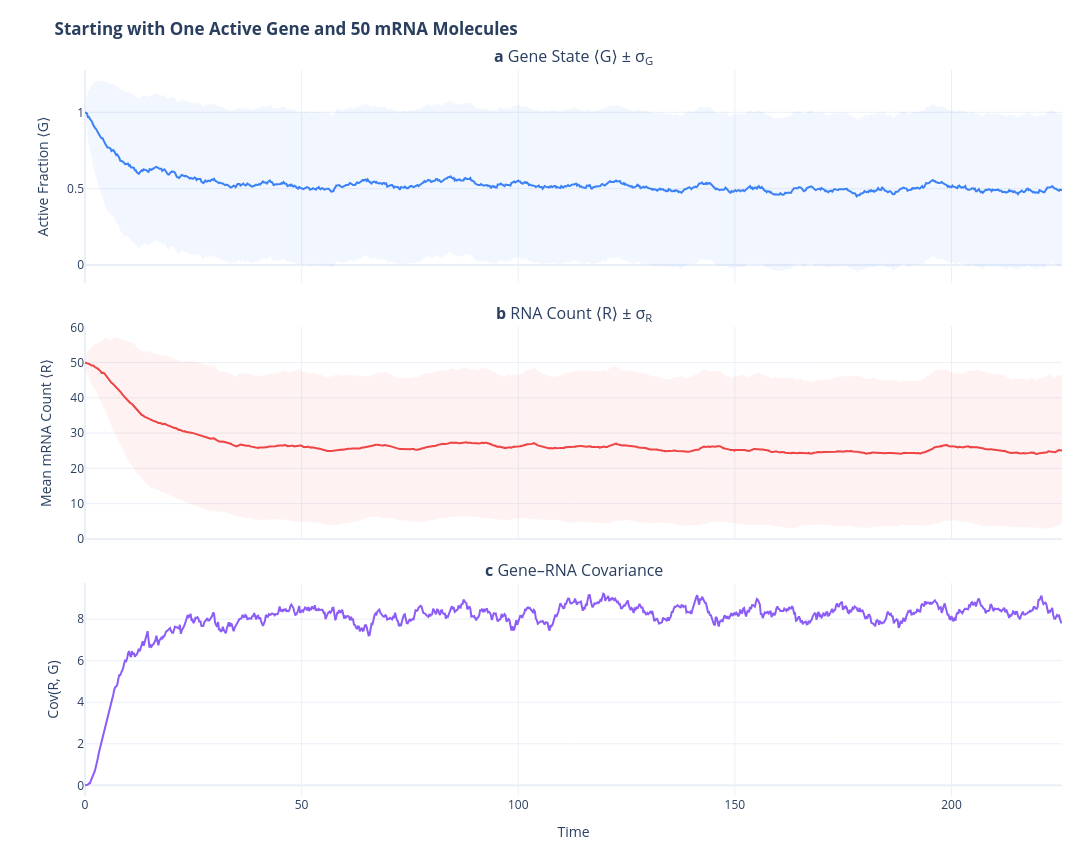

The notebook cell this image was saved under:
### Markdown cell above
**3b. Warm start** ($g_0=1,\; r_0=50$)

Gene ON and mRNA already abundant → ⟨R⟩ **relaxes down** to the same steady state.

### Code cell
run_experiment(
    title="Starting with One Active Gene and 50 mRNA Molecules",
    k_on=0.05,
    k_off=0.05,
    k_syn=10.0,
    k_deg=0.2,
    n_sim=4000,
    n_rep=300,
    t0=0.0,
    g0=1,  
    r0=50
)

### Figure 1 — Plotly figure (JSON) as saved in the notebook; plotly's stock layout.template omitted (floating-point values rounded to 4 significant figures; data arrays with more than 128 entries replaced by an {"elided": "..."} marker saying what was removed)
{"data": [{"hoverinfo": "skip", "line": {"width": 0}, "showlegend": false, "type": "scatter", "x": {"elided": "1000 float values"}, "xaxis": "x", "y": {"elided": "1000 float values"}, "yaxis": "y"}, {"fill": "tonexty", "fillcolor": "rgba(59, 130, 246, 0.07)", "hoverinfo": "skip", "line": {"width": 0}, "showlegend": false, "type": "scatter", "x": {"elided": "1000 float values"}, "xaxis": "x", "y": {"elided": "1000 float values"}, "yaxis": "y"}, {"hovertemplate": "⟨G⟩ = %{y:.3f}<extra></extra>", "line": {"color": "#3B82F6", "width": 2}, "showlegend": false, "type": "scatter", "x": {"elided": "1000 float values"}, "xaxis": "x", "y": {"elided": "1000 float values"}, "yaxis": "y"}, {"hoverinfo": "skip", "line": {"width": 0}, "showlegend": false, "type": "scatter", "x": {"elided": "1000 float values"}, "xaxis": "x2", "y": {"elided": "1000 float values"}, "yaxis": "y2"}, {"fill": "tonexty", "fillcolor": "rgba(239, 68, 68, 0.07)", "hoverinfo": "skip", "line": {"width": 0}, "showlegend": false, "type": "scatter", "x": {"elided": "1000 float values"}, "xaxis": "x2", "y": {"elided": "1000 float values"}, "yaxis": "y2"}, {"hovertemplate": "⟨R⟩ = %{y:.1f}<extra></extra>", "line": {"color": "#EF4444", "width": 2}, "showlegend": false, "type": "scatter", "x": {"elided": "1000 float values"}, "xaxis": "x2", "y": {"elided": "1000 float values"}, "yaxis": "y2"}, {"hovertemplate": "Cov = %{y:.3f}<extra></extra>", "line": {"color": "#8B5CF6", "width": 2}, "showlegend": false, "type": "scatter", "x": {"elided": "1000 float values"}, "xaxis": "x3", "y": {"elided": "1000 float values"}, "yaxis": "y3"}], "layout": {"annotations": [{"font": {"size": 16}, "showarrow": false, "text": "<b>a</b> Gene State ⟨G⟩ ± σ<sub>G</sub>", "x": 0.5, "xanchor": "center", "xref": "paper", "y": 1, "yanchor": "bottom", "yref": "paper"}, {"font": {"size": 16}, "showarrow": false, "text": "<b>b</b> RNA Count ⟨R⟩ ± σ<sub>R</sub>", "x": 0.5, "xanchor": "center", "xref": "paper", "y": 0.6467, "yanchor": "bottom", "yref": "paper"}, {"font": {"size": 16}, "showarrow": false, "text": "<b>c</b> Gene–RNA Covariance", "x": 0.5, "xanchor": "center", "xref": "paper", "y": 0.2933, "yanchor": "bottom", "yref": "paper"}], "height": 850, "hovermode": "x", "margin": {"b": 50, "l": 85, "r": 30, "t": 70}, "title": {"text": "<b>Starting with One Active Gene and 50 mRNA Molecules</b>"}, "width": 1100, "xaxis": {"anchor": "y", "domain": [0, 1], "matches": "x3", "showticklabels": false}, "xaxis2": {"anchor": "y2", "domain": [0, 1], "matches": "x3", "showticklabels": false}, "xaxis3": {"anchor": "y3", "domain": [0, 1], "title": {"text": "Time"}}, "yaxis": {"anchor": "x", "domain": [0.7067, 1], "title": {"text": "Active Fraction ⟨G⟩"}}, "yaxis2": {"anchor": "x2", "domain": [0.3533, 0.6467], "title": {"text": "Mean mRNA Count ⟨R⟩"}}, "yaxis3": {"anchor": "x3", "domain": [0, 0.2933], "title": {"text": "Cov(R, G)"}}}}
